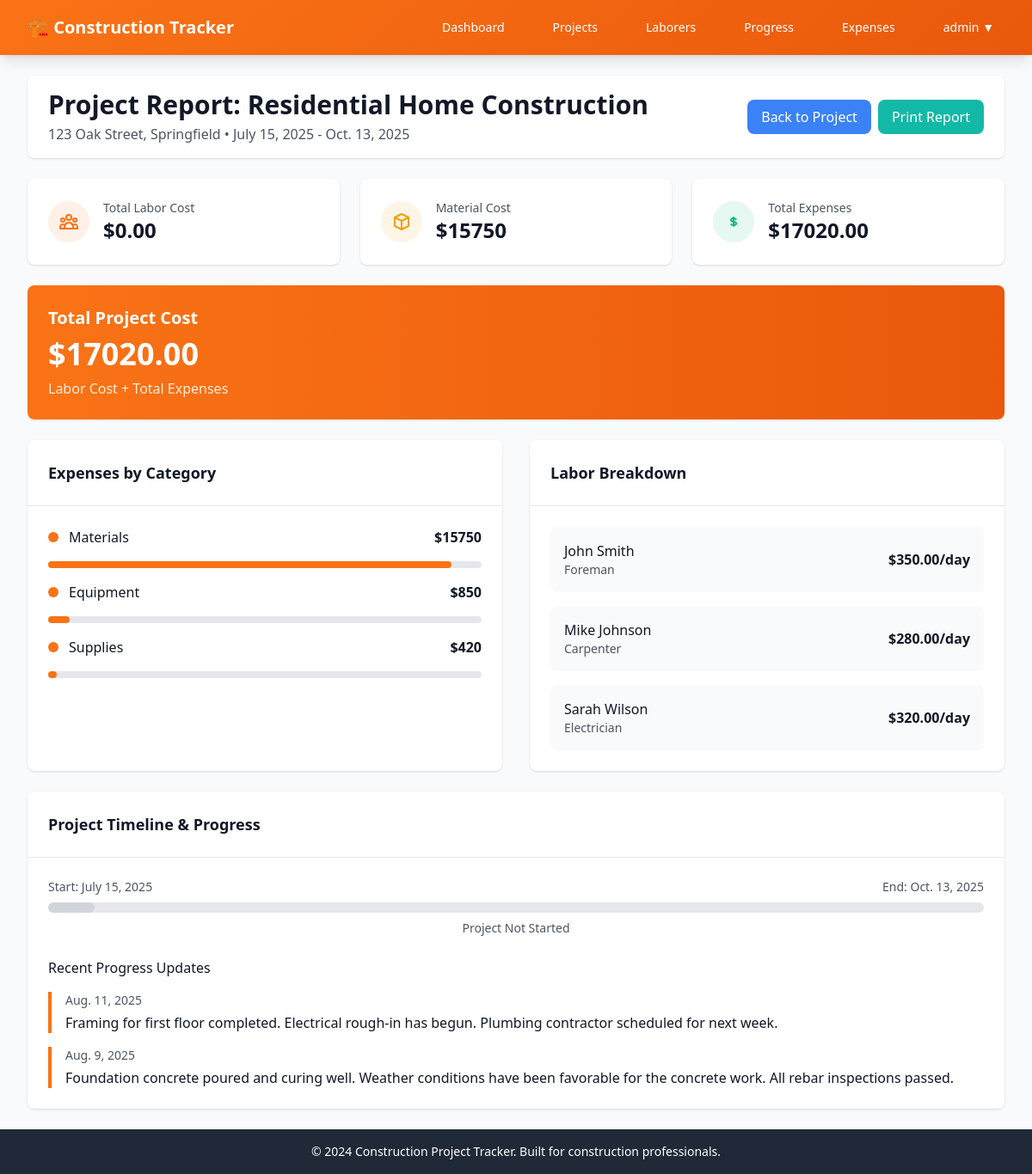
The page /projects/1/report/ (signed in) on the database its author committed.
### tracker/models.py (models this page shows, shortened)
class Project(models.Model):
    user = models.ForeignKey(User, on_delete=models.CASCADE, null=True)  # temporarily null=True
    name = models.CharField(max_length=200)
    location = models.CharField(max_length=200)
    start_date = models.DateField()
    end_date = models.DateField()
    class Meta:
        ordering = ['-start_date']
    @property
    def total_labor_cost(self):
        total = Decimal('0.00')
        for laborer in self.laborer_set.all():
            attendance_days = laborer.attendance_set.filter(project=self).count()
            total += laborer.daily_rate * attendance_days
        return total
    @property
    def total_expenses(self):
        return sum(expense.amount for expense in self.expense_set.all())

class Laborer(models.Model):
    ROLE_CHOICES = [
        ('foreman', 'Foreman'),
        ('electrician', 'Electrician'),
        ('plumber', 'Plumber'),
        ('carpenter', 'Carpenter'),
        ('mason', 'Mason'),
        ('painter', 'Painter'),
        ('general', 'General Labor'),
        ('operator', 'Equipment Operator'),
    ]
    name = models.CharField(max_length=100)
    role = models.CharField(max_length=50, choices=ROLE_CHOICES)
    daily_rate = models.DecimalField(max_digits=10, decimal_places=2)
    assigned_project = models.ForeignKey(Project, on_delete=models.CASCADE)
    class Meta:
        ordering = ['name']

class Expense(models.Model):
    CATEGORY_CHOICES = [
        ('materials', 'Materials'),
        ('equipment', 'Equipment'),
        ('permits', 'Permits'),
        ('utilities', 'Utilities'),
        ('transportation', 'Transportation'),
        ('supplies', 'Supplies'),
        ('other', 'Other'),
    ]
    date = models.DateField()
    project = models.ForeignKey(Project, on_delete=models.CASCADE)
    category = models.CharField(max_length=50, choices=CATEGORY_CHOICES)
    amount = models.DecimalField(max_digits=10, decimal_places=2)
    notes = models.TextField(blank=True)
    class Meta:
        ordering = ['-date']

class DailyProgress(models.Model):
    date = models.DateField()
    project = models.ForeignKey(Project, on_delete=models.CASCADE)
    summary = models.TextField()
    optional_photo = models.ImageField(upload_to='progress_photos/', blank=True, null=True)
    class Meta:
        ordering = ['-date']
        verbose_name_plural = 'Daily Progress'

### tracker/views.py (the view)
# urls.py: path('projects/<int:pk>/report/', views.ProjectReportView.as_view(), name='project_report'),
class ProjectReportView(LoginRequiredMixin, DetailView):
    model = Project
    template_name = 'tracker/project_report.html'
    def dispatch(self, request, *args, **kwargs):
        if not request.user.is_authenticated:
            messages.warning(request, "You must log in to view project reports.")
        return super().dispatch(request, *args, **kwargs)
    def get_context_data(self, **kwargs):
        context = super().get_context_data(**kwargs)
        project = self.get_object()
        expenses_by_category = project.expense_set.values('category').annotate(
            total=Sum('amount')
        ).order_by('-total')
        context.update({
            'expenses_by_category': expenses_by_category,
            'material_cost': project.expense_set.filter(
                category='materials'
            ).aggregate(Sum('amount'))['amount__sum'] or 0,
        })
        return context

### templates/tracker/project_report.html (shortened to what this page needs)
{% extends 'base.html' %}
{% block content %}
<div class="space-y-6">
    <div class="bg-white shadow rounded-lg">
        <div class="px-6 py-4">
            <div class="flex flex-col md:flex-row justify-between items-start md:items-center gap-4">
                <div>
                    <h1 class="text-3xl font-bold text-gray-900">Project Report: {{ object.name }}</h1>
                    <p class="text-gray-600 mt-1">{{ object.location }} • {{ object.start_date }} - {{ object.end_date }}</p>
                </div>
                <div class="flex space-x-2">
                    <a href="{% url 'project_detail' object.pk %}" class="bg-secondary text-white px-4 py-2 rounded-lg hover:bg-blue-700 transition-colors">
                        Back to Project
                    </a>
                    <button onclick="window.print()" class="bg-accent text-white px-4 py-2 rounded-lg hover:bg-teal-700 transition-colors">
                        Print Report
                    </button>
                </div>
            </div>
        </div>
    </div>
    <div class="grid grid-cols-1 md:grid-cols-3 gap-6">
        <div class="bg-white rounded-lg shadow p-6">
            <div class="flex items-center">
                <div class="p-3 rounded-full bg-primary bg-opacity-10">
                </div>
                <div class="ml-4">
                    <p class="text-sm font-medium text-gray-600">Total Labor Cost</p>
                    <p class="text-2xl font-bold text-gray-900">${{ object.total_labor_cost }}</p>
                </div>
            </div>
        </div>
        <div class="bg-white rounded-lg shadow p-6">
            <div class="flex items-center">
                <div class="p-3 rounded-full bg-warning bg-opacity-10">
                    <svg class="w-6 h-6 text-warning" fill="none" stroke="currentColor" viewBox="0 0 24 24">
                        <path stroke-linecap="round" stroke-linejoin="round" stroke-width="2" d="M20 7l-8-4-8 4m16 0l-8 4m8-4v10l-8 4m0-10L4 7m8 4v10M4 7v10l8 4"></path>
                    </svg>
                </div>
                <div class="ml-4">
                    <p class="text-sm font-medium text-gray-600">Material Cost</p>
                    <p class="text-2xl font-bold text-gray-900">${{ material_cost }}</p>
                </div>
            </div>
        </div>
        <div class="bg-white rounded-lg shadow p-6">
            <div class="flex items-center">
                <div class="p-3 rounded-full bg-success bg-opacity-10">
                    <svg class="w-6 h-6 text-success" fill="none" stroke="currentColor" viewBox="0 0 24 24">
                        <path stroke-linecap="round" stroke-linejoin="round" stroke-width="2" d="M12 8c-1.657 0-3 .895-3 2s1.343 2 3 2 3 .895 3 2-1.343 2-3 2m0-8c1.11 0 2.08.402 2.599 1M12 8V7m0 1v8m0 0v1m0-1c-1.11 0-2.08-.402-2.599-1"></path>
                    </svg>
                </div>
                <div class="ml-4">
                    <p class="text-sm font-medium text-gray-600">Total Expenses</p>
                    <p class="text-2xl font-bold text-gray-900">${{ object.total_expenses }}</p>
                </div>
            </div>
        </div>
    </div>
    <div class="bg-gradient-to-r from-orange-500 to-orange-600 rounded-lg shadow p-6 text-white">
        <h2 class="text-xl font-semibold mb-2">Total Project Cost</h2>
        <p class="text-4xl font-bold">${{ object.total_labor_cost|add:object.total_expenses|floatformat:2 }}</p>
        <p class="text-orange-100 mt-2">Labor Cost + Total Expenses</p>
    </div>
    <div class="grid grid-cols-1 lg:grid-cols-2 gap-8">
        <div class="bg-white rounded-lg shadow">
            <div class="p-6 border-b border-gray-200">
                <h2 class="text-lg font-semibold text-gray-900">Expenses by Category</h2>
            </div>
            <div class="p-6">
                {% if expenses_by_category %}
                    <div class="space-y-4">
                        {% for expense in expenses_by_category %}
                            <div class="flex justify-between items-center">
                                <div class="flex items-center">
                                    <div class="w-3 h-3 bg-primary rounded-full mr-3"></div>
                                    <span class="font-medium text-gray-900 capitalize">{{ expense.category }}</span>
                                </div>
                                <span class="font-bold text-gray-900">${{ expense.total }}</span>
                            </div>
                            <div class="w-full bg-gray-200 rounded-full h-2">
                                <div class="bg-primary h-2 rounded-full" style="width: {% widthratio expense.total object.total_expenses 100 %}%"></div>
                            </div>
                        {% endfor %}
                    </div>
                {% else %}
                    <p class="text-gray-500 text-center py-4">No expenses recorded yet.</p>
                {% endif %}
            </div>
        </div>
        <div class="bg-white rounded-lg shadow">
            <div class="p-6 border-b border-gray-200">
                <h2 class="text-lg font-semibold text-gray-900">Labor Breakdown</h2>
            </div>
            <div class="p-6">
                {% if object.laborer_set.all %}
                    <div class="space-y-4">
                        {% for laborer in object.laborer_set.all %}
                            <div class="flex justify-between items-center p-4 bg-gray-50 rounded-lg">
                                <div>
                                    <h3 class="font-medium text-gray-900">{{ laborer.name }}</h3>
                                    <p class="text-sm text-gray-600">{{ laborer.get_role_display }}</p>
                                </div>
                                <div class="text-right">
                                    <p class="font-semibold text-gray-900">${{ laborer.daily_rate }}/day</p>
                                </div>
                            </div>
                        {% endfor %}
                    </div>
                {% else %}
                    <p class="text-gray-500 text-center py-4">No laborers assigned yet.</p>
                {% endif %}
            </div>
        </div>
    </div>
    <div class="bg-white rounded-lg shadow">
        <div class="p-6 border-b border-gray-200">
            <h2 class="text-lg font-semibold text-gray-900">Project Timeline & Progress</h2>
        </div>
        <div class="p-6">
            <div class="mb-6">
                <div class="flex justify-between text-sm text-gray-600 mb-2">
                    <span>Start: {{ object.start_date }}</span>
                    <span>End: {{ object.end_date }}</span>
                </div>
                <div class="w-full bg-gray-200 rounded-full h-3">
                    {% now "Y-m-d" as today %}
                    {% if object.start_date <= today and today <= object.end_date %}
                        <div class="bg-success h-3 rounded-full" style="width: 65%"></div>
                    {% elif today > object.end_date %}
                        <div class="bg-success h-3 rounded-full" style="width: 100%"></div>
                    {% else %}
                        <div class="bg-gray-300 h-3 rounded-full" style="width: 5%"></div>
                    {% endif %}
                </div>
                <div class="flex justify-center mt-2">
                    <span class="text-sm text-gray-600">
                        {% if object.start_date <= today and today <= object.end_date %}
                            Project In Progress
                        {% elif today > object.end_date %}
                            Project Completed
                        {% else %}
                            Project Not Started
                        {% endif %}
                    </span>
                </div>
            </div>
            {% if object.dailyprogress_set.all %}
                <div class="space-y-4">
                    <h3 class="font-medium text-gray-900">Recent Progress Updates</h3>
                    {% for progress in object.dailyprogress_set.all|slice:":5" %}
                        <div class="border-l-4 border-primary pl-4">
                            <p class="text-sm text-gray-600">{{ progress.date }}</p>
                            <p class="text-gray-900 mt-1">{{ progress.summary }}</p>
                        </div>
                    {% endfor %}
                </div>
            {% else %}
                <p class="text-gray-500 text-center py-4">No progress updates recorded yet.</p>
            {% endif %}
        </div>
    </div>
</div>
{% endblock %}

### templates/base.html (shortened to what this page needs)
<!DOCTYPE html>
<html lang="en">
  <head>
    <script src="https://cdn.tailwindcss.com"></script>
  </head>
  <body class="bg-gray-50 min-h-screen">
    <nav class="construction-gradient shadow-lg">
      <div class="max-w-7xl mx-auto px-4 sm:px-6 lg:px-8">
        <div class="flex justify-between h-16">
          <div class="flex items-center">
            <div class="flex-shrink-0 flex items-center">
              <h1 class="text-white text-xl font-bold">
                🏗️ Construction Tracker
              </h1>
            </div>
          </div>
          <div class="hidden md:flex items-center space-x-8">
            <a
              href="{% url 'dashboard' %}"
              class="text-white hover:text-orange-200 px-3 py-2 rounded-md text-sm font-medium transition-colors"
            >
              Dashboard
            </a>
            <a
              href="{% url 'project_list' %}"
              class="text-white hover:text-orange-200 px-3 py-2 rounded-md text-sm font-medium transition-colors"
            >
              Projects
            </a>
            <a
              href="{% url 'laborer_list' %}"
              class="text-white hover:text-orange-200 px-3 py-2 rounded-md text-sm font-medium transition-colors"
            >
              Laborers
            </a>
            <a
              href="{% url 'progress_list' %}"
              class="text-white hover:text-orange-200 px-3 py-2 rounded-md text-sm font-medium transition-colors"
            >
              Progress
            </a>
            <a
              href="{% url 'expense_list' %}"
              class="text-white hover:text-orange-200 px-3 py-2 rounded-md text-sm font-medium transition-colors"
            >
              Expenses
            </a>
            {% if user.is_authenticated %}
            <div class="relative inline-block text-left">
              <button type="button"
                      class="text-white hover:text-orange-200 px-3 py-2 rounded-md text-sm font-medium transition-colors"
                      id="user-menu-button">
                {{ user.username }} ▼
              </button>
            </div>
            {% else %}
              <a href="{% url 'login' %}" class="text-white hover:text-orange-200 px-3 py-2 rounded-md text-sm font-medium transition-colors">
                Login
              </a>
            {% endif %}
          </div>
        </div>
      </div>
    </nav>
    <main class="max-w-7xl mx-auto py-6 px-4 sm:px-6 lg:px-8">
      {% block content %} {% endblock %}
    </main>
    <footer class="bg-gray-800 text-white w-full">
      <div class="max-w-7xl mx-auto py-4 px-4 sm:px-6 lg:px-8">
        <p class="text-center text-sm">
          © 2024 Construction Project Tracker. Built for construction professionals.
        </p>
      </div>
    </footer>
  </body>
</html>

### templates/base.html (style rules this page uses)
.construction-gradient { background: linear-gradient(135deg, #f97316 0%, #ea580c 100%); }

### templates/tracker/project_report.html (style rules this page uses)
nav, footer, .no-print { display: none !important; }
body { font-size: 12px; }
.bg-gradient-to-r { background: #f97316 !important; }

### rows shown on the page
Project: name "Residential Home Construction", location "123 Oak Street, Springfield", start_date "July 15, 2025", end_date "Oct. 13, 2025", total_labor_cost "0.00", total_expenses "17020.00", total_labor_cost|add "17020.00"
Expense: category "Materials", total "15750"
Expense: category "Equipment", total "850"
Expense: category "Supplies", total "420"
Laborer: name "John Smith", role "Foreman", daily_rate "350.00"
Laborer: name "Mike Johnson", role "Carpenter", daily_rate "280.00"
Laborer: name "Sarah Wilson", role "Electrician", daily_rate "320.00"
DailyProgress: date "Aug. 11, 2025", summary "Framing for first floor completed. Electrical rough-in has begun. Plumbing contractor scheduled for next week."
DailyProgress: date "Aug. 9, 2025", summary "Foundation concrete poured and curing well. Weather conditions have been favorable for the concrete work. All rebar inspections passed."

### other values the page prints
{{ user.username }} "admin"
{{ material_cost }} "15750"
